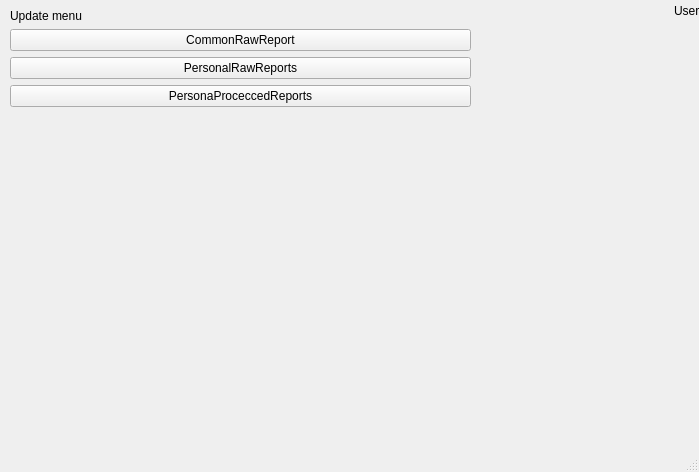
<?xml version="1.0" encoding="UTF-8"?>
<ui version="4.0">
 <class>MainWindow</class>
 <widget class="QMainWindow" name="MainWindow">
  <property name="geometry">
   <rect>
    <x>0</x>
    <y>0</y>
    <width>699</width>
    <height>472</height>
   </rect>
  </property>
  <property name="minimumSize">
   <size>
    <width>500</width>
    <height>300</height>
   </size>
  </property>
  <property name="maximumSize">
   <size>
    <width>1000</width>
    <height>1000</height>
   </size>
  </property>
  <property name="windowTitle">
   <string>DOSE VIEWER</string>
  </property>
  <widget class="QWidget" name="centralwidget">
   <widget class="QWidget" name="horizontalLayoutWidget">
    <property name="geometry">
     <rect>
      <x>674</x>
      <y>0</y>
      <width>121</width>
      <height>21</height>
     </rect>
    </property>
    <layout class="QHBoxLayout" name="horizontalLayout">
     <item>
      <widget class="QLabel" name="label">
       <property name="text">
        <string>User Name:</string>
       </property>
      </widget>
     </item>
     <item>
      <widget class="QLabel" name="label_UserName">
       <property name="text">
        <string>UserName</string>
       </property>
      </widget>
     </item>
    </layout>
   </widget>
   <widget class="QWidget" name="horizontalLayoutWidget_2">
    <property name="geometry">
     <rect>
      <x>10</x>
      <y>9</y>
      <width>461</width>
      <height>241</height>
     </rect>
    </property>
    <layout class="QHBoxLayout" name="horizontalLayout_2">
     <item>
      <layout class="QVBoxLayout" name="verticalLayout_3">
       <item>
        <widget class="QLabel" name="label_2">
         <property name="text">
          <string>Update menu</string>
         </property>
        </widget>
       </item>
       <item>
        <widget class="QPushButton" name="btn_UpdComRawRep">
         <property name="text">
          <string>CommonRawReport</string>
         </property>
        </widget>
       </item>
       <item>
        <widget class="QPushButton" name="btn_UpdPerRawReps">
         <property name="text">
          <string>PersonalRawReports</string>
         </property>
        </widget>
       </item>
       <item>
        <widget class="QPushButton" name="btn_ProcPerRawReps">
         <property name="text">
          <string>PersonaProceccedReports</string>
         </property>
        </widget>
       </item>
       <item>
        <spacer name="verticalSpacer">
         <property name="orientation">
          <enum>Qt::Vertical</enum>
         </property>
         <property name="sizeHint" stdset="0">
          <size>
           <width>20</width>
           <height>40</height>
          </size>
         </property>
        </spacer>
       </item>
      </layout>
     </item>
    </layout>
   </widget>
  </widget>
  <widget class="QMenuBar" name="menubar">
   <property name="geometry">
    <rect>
     <x>0</x>
     <y>0</y>
     <width>699</width>
     <height>21</height>
    </rect>
   </property>
  </widget>
  <widget class="QStatusBar" name="statusbar"/>
 </widget>
 <resources/>
 <connections/>
</ui>
